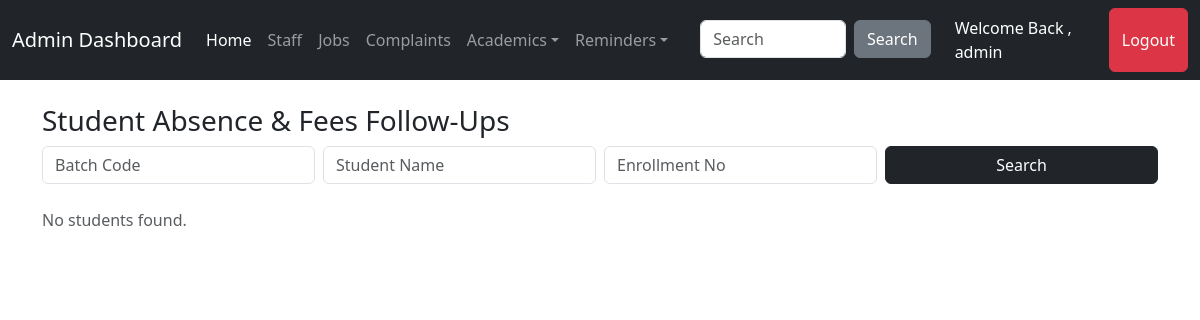
The page /Admin/followups.php (signed in) on the database as committed earlier.
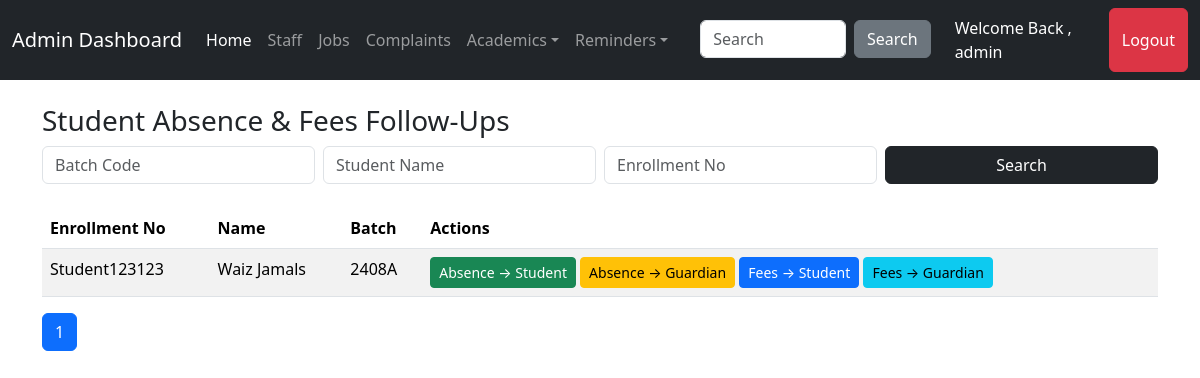
The same page on the database as committed later.
### tables this page shows
CREATE TABLE IF NOT EXISTS `student` (
  `studentid` int NOT NULL AUTO_INCREMENT,
  `studentname` varchar(100) DEFAULT NULL,
  `enrollmentno` varchar(1000) DEFAULT NULL,
  `studentemail` varchar(200) DEFAULT NULL,
  `studentpassword` varchar(200) DEFAULT NULL,
  `studentbatch` int DEFAULT NULL,
  `studentphoneno` varchar(40) DEFAULT NULL,
  `studentguardianphoneno` varchar(40) DEFAULT NULL,
  `studentstatus` varchar(10) NOT NULL,
  PRIMARY KEY (`studentid`),
  KEY `studentbatch` (`studentbatch`)
);

CREATE TABLE IF NOT EXISTS `batches` (
  `batchid` int NOT NULL AUTO_INCREMENT,
  `batchcode` varchar(100) DEFAULT NULL,
  `batchtimings` varchar(100) DEFAULT NULL,
  `batchdays` varchar(10) NOT NULL,
  `batchinstructor` int DEFAULT NULL,
  `currentsem` varchar(50) NOT NULL,
  `batchtype` varchar(200) DEFAULT NULL,
  `batchstartdate` date DEFAULT NULL,
  `batchstatus` varchar(50) NOT NULL DEFAULT 'Active',
  PRIMARY KEY (`batchid`),
  KEY `batchinstructor` (`batchinstructor`)
);

### Admin/followups.php (the view, shortened to what this page needs)
<?php
include('../connect.php');
include('headeradmin.php');
$limit = 10;
$page  = isset($_GET['page']) ? (int)$_GET['page'] : 1;
$start = ($page - 1) * $limit;
$where = "WHERE 1=1";
$params = [];
$types  = '';
$countSql = "
  SELECT COUNT(*) AS total
  FROM studentprogresssystem.student s
  JOIN studentprogresssystem.batches b ON s.studentbatch = b.batchid
  $where
";
$stmt = $conn->prepare($countSql);
$stmt->execute();
$total = $stmt->get_result()->fetch_assoc()['total'];
$totalPages = ceil($total / $limit);
$dataSql = "
  SELECT s.enrollmentno, s.studentname, b.batchcode
  FROM studentprogresssystem.student s
  JOIN studentprogresssystem.batches b ON s.studentbatch = b.batchid
  $where
  LIMIT ?, ?
";
$params[] = $start;
$params[] = $limit;
$types   .= 'ii';
$stmt = $conn->prepare($dataSql);
$stmt->bind_param($types, ...$params);
$stmt->execute();
$res = $stmt->get_result();
?>
<div class="container mt-4">
  <h3>Student Absence & Fees Follow‑Ups</h3>
  <form method="GET" class="row g-2 mb-4">
    <div class="col-md-3">
      <input name="batch" class="form-control" placeholder="Batch Code"
        value="<?= htmlspecialchars($_GET['batch'] ?? '') ?>">
    </div>
    <div class="col-md-3">
      <input name="name" class="form-control" placeholder="Student Name"
        value="<?= htmlspecialchars($_GET['name'] ?? '') ?>">
    </div>
    <div class="col-md-3">
      <input name="enrollment_no" class="form-control" placeholder="Enrollment No"
        value="<?= htmlspecialchars($_GET['enrollment_no'] ?? '') ?>">
    </div>
    <div class="col-md-3">
      <button class="btn btn-dark w-100">Search</button>
    </div>
  </form>
  <?php if ($res->num_rows): ?>
  <table class="table table-striped">
    <thead>
      <tr>
        <th>Enrollment No</th>
        <th>Name</th>
        <th>Batch</th>
        <th>Actions</th>
      </tr>
    </thead>
    <tbody>
      <?php while ($stu = $res->fetch_assoc()): ?>
      <tr>
        <td><?= htmlspecialchars($stu['enrollmentno']) ?></td>
        <td><?= htmlspecialchars($stu['studentname']) ?></td>
        <td><?= htmlspecialchars($stu['batchcode']) ?></td>
        <td>
          <a href="?action=send_whatsapp_student&enrollment_no=<?= urlencode($stu['enrollmentno']) ?>"
             class="btn btn-success btn-sm" target="_blank">Absence → Student</a>
          <a href="?action=send_whatsapp_guardian&enrollment_no=<?= urlencode($stu['enrollmentno']) ?>"
             class="btn btn-warning btn-sm" target="_blank">Absence → Guardian</a>
          <a href="?action=send_fee_student&enrollment_no=<?= urlencode($stu['enrollmentno']) ?>"
             class="btn btn-primary btn-sm" target="_blank">Fees → Student</a>
          <a href="?action=send_fee_guardian&enrollment_no=<?= urlencode($stu['enrollmentno']) ?>"
             class="btn btn-info btn-sm" target="_blank">Fees → Guardian</a>
        </td>
      </tr>
      <?php endwhile; ?>
    </tbody>
  </table>
  <nav>
    <ul class="pagination">
      <?php for ($i = 1; $i <= $totalPages; $i++): ?>
      <li class="page-item <?= $i === $page ? 'active' : '' ?>">
        <a class="page-link" href="?page=<?= $i ?><?= isset($_GET['batch']) ? "&batch={$_GET['batch']}" : '' ?><?= isset($_GET['name']) ? "&name={$_GET['name']}" : '' ?><?= isset($_GET['enrollment_no']) ? "&enrollment_no={$_GET['enrollment_no']}" : '' ?>"><?= $i ?></a>
      </li>
      <?php endfor; ?>
    </ul>
  </nav>
  <?php else: ?>
    <p class="text-muted">No students found.</p>
  <?php endif; ?>
</div>
<?php include('footeradmin.php'); ?>

Rows that differ between the two databases and show on the page:
added student: enrollmentno "Student123123", studentname "Waiz Jamals", studentbatch.batchcode "2408A"
Other text that changed with them:
text no longer shown: "No students found."
text now shown: "Enrollment No Name Batch Actions"
new list line: "1"
